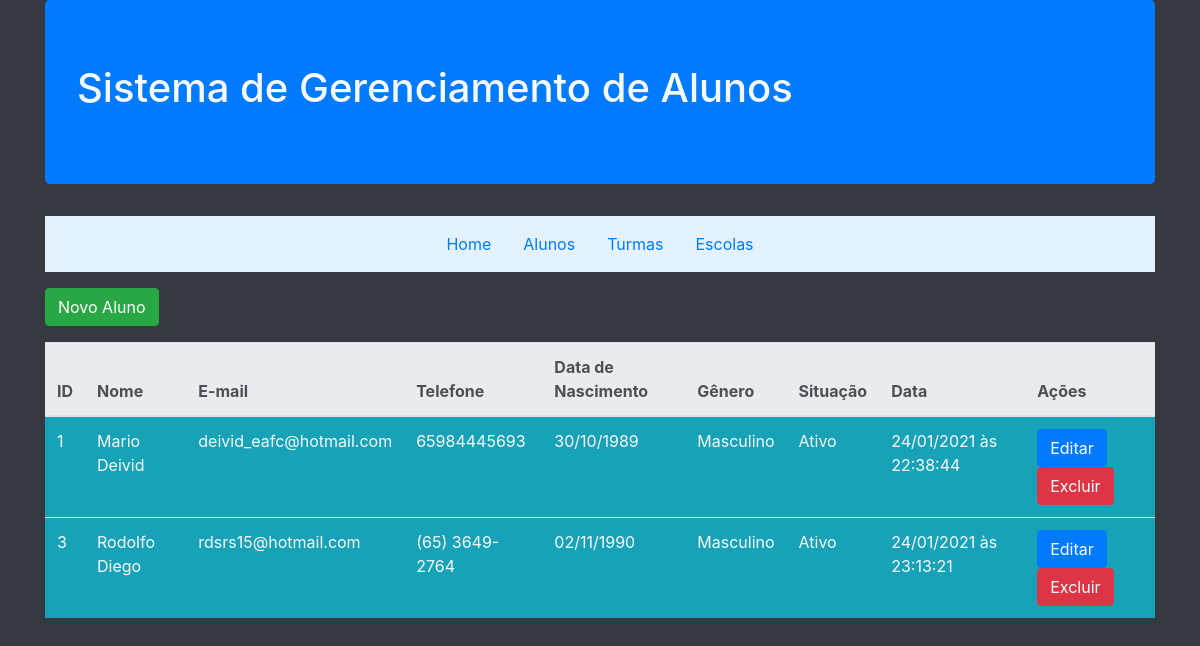
/alunos.php, run on the app's committed database.
### tables this page shows
CREATE TABLE `aluno` (
  `id_aluno` int(11) NOT NULL,
  `nomeAluno` varchar(255) DEFAULT NULL,
  `email` varchar(50) DEFAULT NULL,
  `telefone` varchar(50) DEFAULT NULL,
  `dtNascimento` date NOT NULL,
  `genero` enum('m','f') NOT NULL,
  `data` timestamp NOT NULL DEFAULT current_timestamp() ON UPDATE current_timestamp(),
  `situacao` enum('s','n') NOT NULL
);

### app/Db/Database.php (called while the page is built, shortened)
<?php
class Database{
  private $table;
  private $connection;
  public function __construct($table = null){
    $this->table = $table;
  }
  private function setConnection(){
    try{
      $this->connection = new PDO('mysql:host='.self::HOST.';dbname='.self::NAME,self::USER,self::PASS);
      $this->connection->setAttribute(PDO::ATTR_ERRMODE,PDO::ERRMODE_EXCEPTION);
    }catch(PDOException $e){
      die('ERROR: '.$e->getMessage());
    }
  }
  public function execute($query,$params = []){
    try{
      $statement = $this->connection->prepare($query);
      $statement->execute($params);
      return $statement;
    }catch(PDOException $e){
      die('ERROR: '.$e->getMessage());
    }
  }
  public function select($where = null, $order = null, $limit = null, $fields = '*'){
    $where = strlen($where) ? 'WHERE '.$where : '';
    $order = strlen($order) ? 'ORDER BY '.$order : '';
    $limit = strlen($limit) ? 'LIMIT '.$limit : '';
    $query = 'SELECT '.$fields.' FROM '.$this->table.' '.$where.' '.$order.' '.$limit;
    return $this->execute($query);
  }
}

### app/Entity/Aluno.php (called while the page is built, shortened)
<?php
class Aluno{
  public static function getAlunos($where = null, $order = null, $limit = null){
    return (new Database('aluno'))->select($where,$order,$limit)
                                  ->fetchAll(PDO::FETCH_CLASS,self::class);
  }
}

### alunos.php (called while the page is built, shortened)
<?php
$alunos = Aluno::getAlunos();
include __DIR__ . '/includes/header.php';
include __DIR__ . '/includes/listagem-alunos.php';
include __DIR__ . '/includes/footer.php';
?>

### includes/listagem-alunos.php (the view, shortened to what this page needs)
<?php
$resultados = '';
foreach ($alunos as $aluno) {
    $resultados .= '<tr>
                        <td>' . $aluno->id_aluno . '</td>
                        <td>' . $aluno->nomeAluno . '</td>
                        <td>' . $aluno->email . '</td>
                        <td>' . $aluno->telefone . '</td>
                        <td>' . date('d/m/Y', strtotime($aluno->dtNascimento)) . '</td>
                        <td>' . ($aluno->genero == 'm' ? 'Masculino' : 'Feminino') . '</td>
                        <td>' . ($aluno->situacao == 's' ? 'Ativo' : 'Inativo') . '</td>
                        <td>' . date('d/m/Y à\s H:i:s', strtotime($aluno->data)) . '</td>
                        <td>
                          <a href="edit-aluno.php?id=' . $aluno->id_aluno . '"><button type="button" class="btn btn-primary">Editar</button></a>
                          <a href="delet-aluno.php?id=' . $aluno->id_aluno . '"><button type="button" class="btn btn-danger">Excluir</button></a>
                        </td>
                      </tr>';
}
$resultados = strlen($resultados) ? $resultados : '<tr>
                                                    <td colspan="6" class="text-center">
                                                        Nenhum aluno encontrada!
                                                    </td>
                                                    </tr>';
?>
<main>
    <section>
        <a href="cad-aluno.php">
            <button class="btn btn-success mt-3">Novo Aluno</button>
        </a>
    </section>
    <section>
        <table class="table table-responsive-lg bg-light mt-3">
            <thead class="thead-light">
                <tr>
                    <th>ID</th>
                    <th>Nome</th>
                    <th>E-mail</th>
                    <th>Telefone</th>
                    <th>Data de Nascimento</th>
                    <th>Gênero</th>
                    <th>Situação</th>
                    <th>Data</th>
                    <th>Ações</th>
                </tr>
            </thead>
            <tbody class="bg-info">
                <?= $resultados ?>
            </tbody>
        </table>
    </section>
</main>

### data on the page
aluno: id_aluno "1", nomeAluno "Mario Deivid", email "deivid_eafc@hotmail.com", telefone "65984445693", dtNascimento "30/10/1989", genero "Masculino", situacao "Ativo", data "24/01/2021 às 22:38:44"
aluno: id_aluno "3", nomeAluno "Rodolfo Diego", email "rdsrs15@hotmail.com", telefone "(65) 3649-2764", dtNascimento "02/11/1990", genero "Masculino", situacao "Ativo", data "24/01/2021 às 23:13:21"
